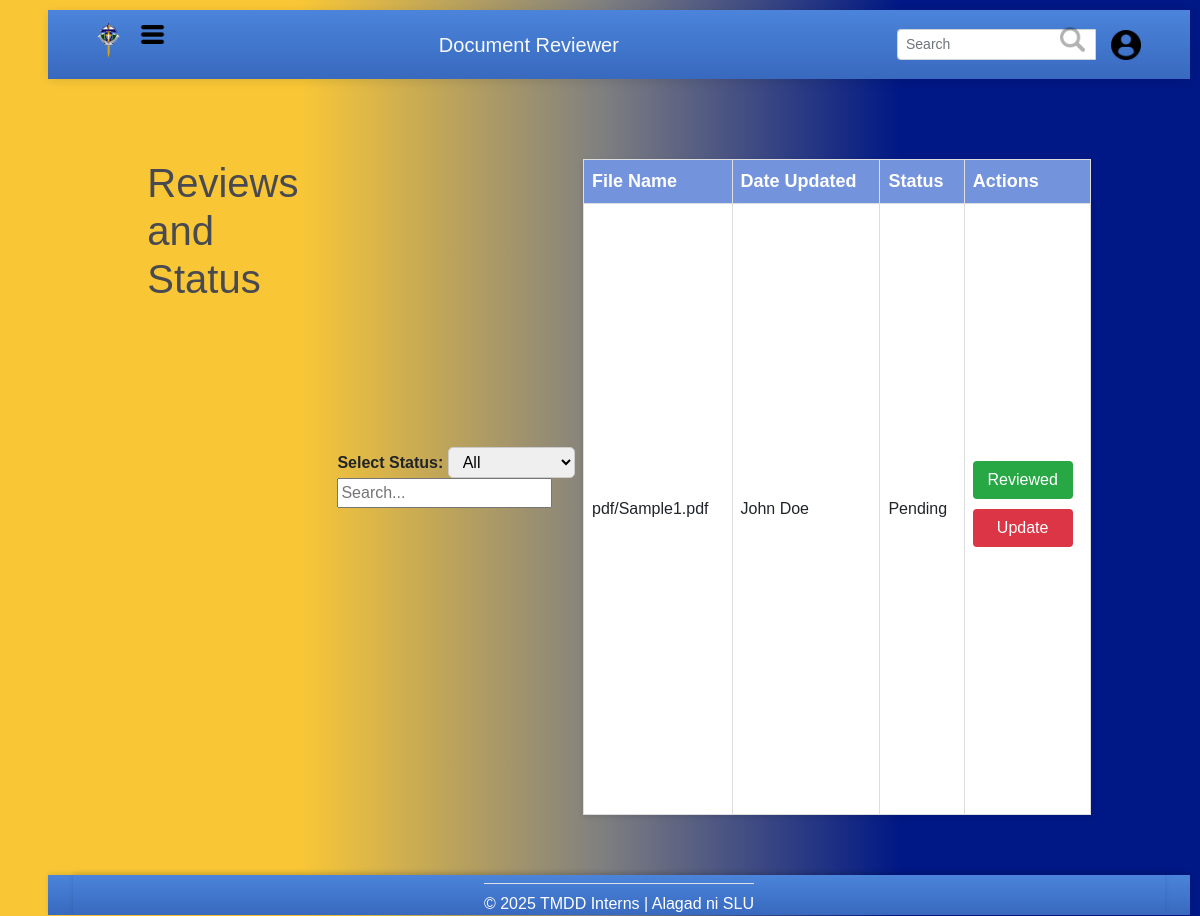
The page /assets/users_php/reviewer/rev_status.php on the database as committed earlier.
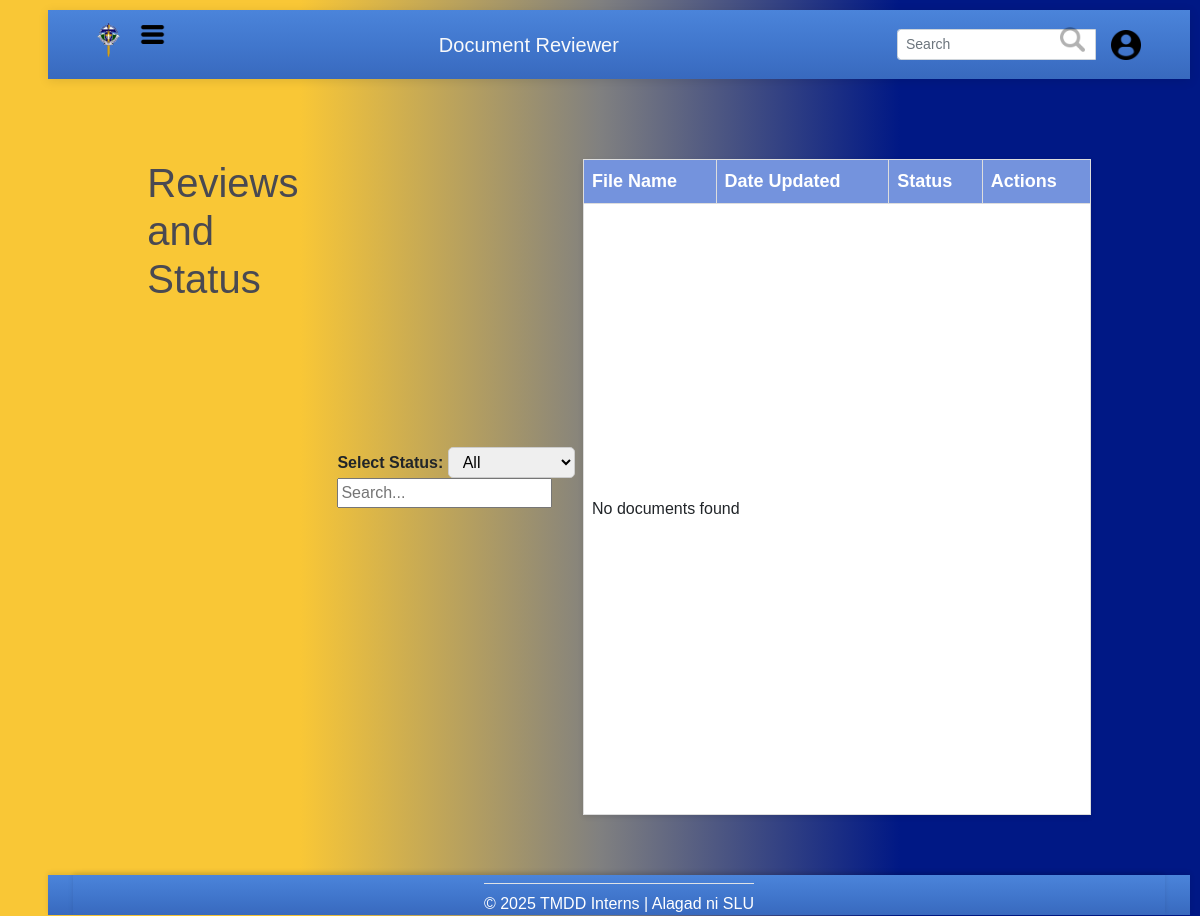
The same page on the database as committed later.
### tables this page shows
CREATE TABLE IF NOT EXISTS `documents` (
  `doc_id` int(11) NOT NULL AUTO_INCREMENT,
  `uploader_id` int(11) NOT NULL,
  `file_path` varchar(250) NOT NULL,
  `date_uploaded` date NOT NULL,
  `date_approved` date DEFAULT NULL,
  `review_status` set('approved','pending','update','') NOT NULL,
  PRIMARY KEY (`doc_id`),
  KEY `uploader_id` (`uploader_id`)
);

CREATE TABLE IF NOT EXISTS `users` (
  `user_id` int(11) NOT NULL AUTO_INCREMENT,
  `email` varchar(250) NOT NULL,
  `password` varchar(25) NOT NULL,
  `first_name` varchar(250) NOT NULL,
  `last_name` varchar(250) NOT NULL,
  `account_type` set('reviewer','uploader','admin') NOT NULL,
  `online_status` tinyint(1) NOT NULL DEFAULT '0',
  `forgot_pass` tinyint(1) NOT NULL DEFAULT '0',
  PRIMARY KEY (`user_id`),
  UNIQUE KEY `email` (`email`)
);

### public/assets/users_php/reviewer/rev_status.php (the view, shortened to what this page needs)
<?php
$host = '127.0.0.1';
$username = 'root';
$password = '';
$database = 'document_reviewing_system';
$conn = new mysqli($host, $username, $password, $database);
$statusFilter = isset($_GET['status']) ? htmlspecialchars($_GET['status']) : 'all';
$searchQuery = isset($_GET['search']) ? htmlspecialchars($_GET['search']) : '';
$sql = "SELECT d.doc_id, d.file_path, d.review_status, d.uploader_id,
        u.first_name, u.last_name
        FROM documents d
        JOIN users u ON d.uploader_id = u.user_id";
$result = $conn->query($sql);
?>
<!DOCTYPE html>
<html>
<head>
   <link href="https://cdn.jsdelivr.net/npm/bootstrap@5.3.2/dist/css/bootstrap.min.css" rel="stylesheet" />
   <link href="https://cdnjs.cloudflare.com/ajax/libs/font-awesome/5.15.3/css/all.min.css" rel="stylesheet" />
   <link href="../../styles/admin.css" rel="stylesheet">
   <link rel="stylesheet" href="../../styles/status.css">
</head>
<body>
   <header>
      <?php include "./rev_header.php" ?>
   </header>
   <div class="d-flex">
      <div class="flex-grow-1">
         <div class="content">
         <main>
        <div class="container">
            <h1>Reviews and Status</h1>
            <div class="filter-section">
                <form method="GET" action="" id="filterForm">
                    <label for="status-filter">Select Status:</label>
                    <select id="status-filter" name="status" onchange="document.getElementById('filterForm').submit();">
                        <option value="all" <?= $statusFilter === 'all' ? 'selected' : '' ?>>All</option>
                    </select>
                    <input
                        type="text"
                        id="status-search"
                        name="search"
                        placeholder="Search..."
                        value="<?= htmlspecialchars($searchQuery) ?>"
                        onkeypress="if(event.key === 'Enter') document.getElementById('filterForm').submit();">
                </form>
            </div>
            <table class="status-table">
                <thead>
                    <tr>
                        <th>File Name</th>
                        <th>Date Updated</th>
                        <th>Status</th>
                        <th>Actions</th>
                    </tr>
                </thead>
                <tbody>
                    <?php
                    if ($result->num_rows > 0) {
                        while ($row = $result->fetch_assoc()) {
                            $status = $row['review_status'] ? "Reviewed" : "Pending";
                            echo "<tr>
                                <td>{$row['file_path']}</td>
                                <td>{$row['first_name']} {$row['last_name']}</td>
                                <td>{$status}</td>
                                <td>
                      <div class='actions'>
                        <form method='POST' action=''>
                            <input type='hidden' name='reviewed_id' value='{$row['doc_id']}'>
                            <button type='submit' class='btn green'>Reviewed</button>
                        </form>
                                        <button class='btn red'>Update</button>
                                    </div>
                                </td>
                            </tr>";
                        }
                    } else {
                        echo "<tr>
                            <td colspan='4'>No documents found</td>
                        </tr>";
                    }
                    ?>
                </tbody>
            </table>
        </div>
    </main>
            </div>
         </div>
      </div>
   <footer class="bottom">
        <?php include "../general/footer.php"?>
    </footer>
</body>
</html>

### public/assets/users_php/reviewer/rev_header.php (shortened to what this page needs)
<!DOCTYPE html>
<html lang="en">
<head>
    <link href="https://cdn.jsdelivr.net/npm/bootstrap@5.1.3/dist/css/bootstrap.min.css" rel="stylesheet">
    <link href="../../styles/header_footer.css" rel="stylesheet">
</head>
<body>
    <header>
        <link rel="stylesheet" href="../styles/index.css">
        <nav class="navbar w-100 justify-content-between py-2 navbar-dark bg-dark">
            <div class="container-fluid">
                <div class="d-flex align-items-center">
                    <img src="../../img/SLU Logo.png" class="mb-2" style="height: 35px;">
                    <button class="navbar-toggler ms-2" type="button" data-bs-toggle="offcanvas" data-bs-target="#adminSidebar" aria-controls="adminSidebar">
                        <img src="../../img/icons/menus.png" alt="Menu" style="height: 25px;">
                    </button>
                </div>
                <a class="navbar-brand text-light">Document Reviewer</a>
                <form class="form">
                    <div class="row">
                        <div class="col">
                            <div class="input-group d-flex align-items-center">
                                <input class="form-control form-control-sm" type="search" placeholder="Search" aria-label="Search">
                                <div class="input-group-append">
                                    <button class="btn btn-outline-success btn-sm" type="submit">
                                        <img src="../../img/icons/magnifying-glass.png" alt="Search" style="height:25px">
                                    </button>
                                </div>
                                <div class="user_util position-relative ms-3 d-flex align-items-center">
                                    <img src="../../img/icons/profile-user.png" style="height: 30px; cursor: pointer;"
                                        data-bs-toggle="modal" data-bs-target="#userModal">
                                </div>
                            </div>
                        </div>
                    </div>
                </form>
            </div>
        </nav>
    </header>
            <?php include './rev_sidebar.php'; ?>
</body>
</html>

### public/assets/users_php/reviewer/rev_sidebar.php (shortened to what this page needs)
<link href="../../styles/sidebar.css" rel="stylesheet">

### public/assets/users_php/general/footer.php (shortened to what this page needs)
<!DOCTYPE html>
<html lang="en">
<head>
  <link rel="stylesheet" href="../../styles/header_footer.css">
</head>
<body>
<footer class="bg-black text-white">
    <div class="text-center justify-content-center border-top pt-2 mt-2">
      <p class="mb-0">&copy; 2025 TMDD Interns | Alagad ni SLU </p>
</div>
</footer>
</body>
</html>

### public/assets/styles/admin.css (style rules this page uses)
html, body { height: 100%; margin: 0; }
body { display: flex; flex-direction: column; min-height: 100vh; position: relative; font-family: 'Poppins', sans-serif; background: linear-gradient(135deg, #f8f9fa 0%, #e0f7fa 100%); }
.content { flex: 1 0 auto; padding: 40px 60px; }

### public/assets/styles/status.css (style rules this page uses)
body { font-family: Arial, sans-serif; margin: 0; padding: 0; background-color: #f4f4f4; color: #333; }
.container { max-width: 90%; margin: 0 auto; padding: 20px; }
h1 { margin-bottom: 20px; color: #494952; }
.filter-section { margin-bottom: 20px; display: flex; align-items: center; gap: 10px; }
.filter-section label { font-size: 16px; font-weight: bold; }
.filter-section select { padding: 5px 10px; font-size: 16px; border: 1px solid #ccc; border-radius: 5px; }
.status-table { width: 100%; border-collapse: collapse; background-color: white; box-shadow: 0 2px 5px rgba(0, 0, 0, 0.1); }
.status-table thead { background-color: #7493DD; color: white; }
.status-table th, .status-table td { padding: 8px; text-align: left; border: 1px solid #ddd; font-size: 16px; }
.status-table th { font-size: 18px; }
.btn { padding: 5px 15px; font-size: 14px; font-weight: bold; border: none; border-radius: 5px; cursor: pointer; display: block; margin-bottom: 10px; max-width: 100px; width: 100%; }
.btn.green { background-color: #28a745; color: white; }
.btn.red { background-color: #dc3545; color: white; }

### public/assets/styles/header_footer.css (style rules this page uses)
:root { --gradient-start: #4B84DA; --gradient-middle: #4177CD; --gradient-end: #3869BE; }
.navbar, .header, .bg-dark, .navbar.bg-dark, .navbar-dark, .navbar.bg-body-tertiary { background: linear-gradient(180deg, var(--gradient-start) 0%, var(--gradient-middle) 50%, var(--gradient-end) 100%) !important; color: white; padding: 15px 25px; display: flex; align-items: center; justify-content: space-between; box-shadow: 0 2px 10px rgba(0,0,0,0.1); width: 100%; }
body { min-height: 100vh; display: flex; flex-direction: column; margin: 0; }
footer { background: linear-gradient(180deg, var(--gradient-start) 0%, var(--gradient-middle) 50%, var(--gradient-end) 100%); color: rgba(255, 255, 255, 0.9); font-size: 2vh; width: 100%; height: 5vh; flex-shrink: 0; box-shadow: 0 -2px 5px rgba(0,0,0,0.1); display: flex; align-items: center; justify-content: center; padding: 0 25px; position: relative; bottom: 0; }
.navbar .btn-outline-success { border: none; background: transparent; padding: 0; margin-left: -35px; height: 25px; transition: none; outline: none; }
.navbar .btn-outline-success img { height: 2px; width: auto; opacity: 0.3; }
.navbar-toggler { border: none; background: transparent; }

### public/assets/styles/index.css (style rules this page uses)
body { margin: 0; font-family: Arial, sans-serif; background: linear-gradient(to right, #f9c736 25%, grey 50%, #001885 75%); padding: 10px; padding-left: 6vh; box-sizing: border-box; }
body::before { content: ''; position: fixed; top: 0; left: 0; width: 100%; height: 100%; background-image: url("../img/misc/Slu Bakakeng.jpeg"); background-size: cover; background-position: center; background-attachment: fixed; opacity: 0.2; z-index: -1; }
.container { display: flex; height: 87vh; margin-top: 2%; width: 97%; background-color: transparent; }
button { width: 100%; padding: 12px; background-color: #33386D; color: white; border: none; border-radius: 8px; font-size: 15px; font-weight: 500; cursor: pointer; transition: all 0.2s ease; margin-bottom: 20px; }

### public/assets/styles/sidebar.css (style rules this page uses)
:root { --gradient-start: #4B84DA; --gradient-middle: #4177CD; --gradient-end: #3869BE; }

Rows that differ between the two databases and show on the page:
removed documents: file_path "pdf/Sample1.pdf", uploader.first_name "John", uploader.last_name "Doe", review_status "Pending"
Other text that changed with them:
text now shown: "No documents found"
